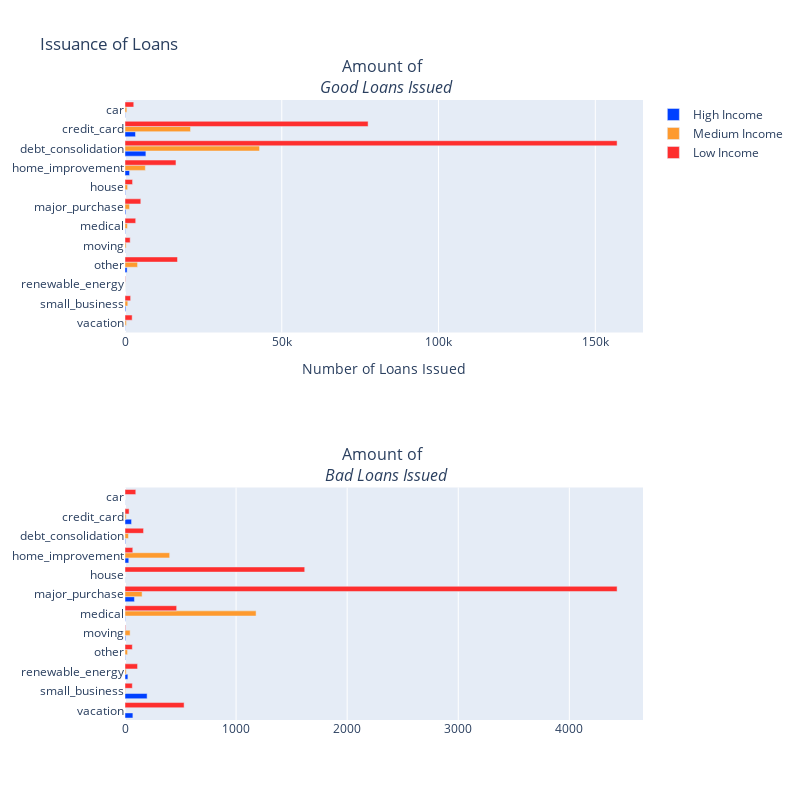

Here is the notebook cell this chart was saved with:
### Markdown cell above
## Analysis
* Interest Rates: the low income category has a higher interest rate. Something that could possibly explain this is the amount of capital that is needed from other income categories that might explain why the low income categories interest rate for these puposes are lower.
* It is interesting that debt_consolidation have quite low interest for 3 category income people.

### Code cell
# Labels
purpose_labels = final_df['purpose'].unique()

# Amount of Good and Bad Loans per Purpose (fill by income category)
# Good Loans
good_high_cnt = final_df['good_loans_count'].loc[final_df['income_category'] == "High"].values.tolist()
good_med_cnt = final_df['good_loans_count'].loc[final_df['income_category'] == "Medium"].values.tolist()
good_low_cnt = final_df['good_loans_count'].loc[final_df['income_category'] == "Low"].values.tolist()

# Bad Loans
bad_high_cnt = final_df['bad_loans_count'].loc[final_df['income_category'] == "High"].values.tolist()
bad_med_cnt = final_df['bad_loans_count'].loc[final_df['income_category'] == "Medium"].values.tolist()
bad_low_cnt = final_df['bad_loans_count'].loc[final_df['income_category'] == "Low"].values.tolist()


# Good Loans
trace0 = go.Bar(
    y=purpose_labels,
    x=good_high_cnt,
    legendgroup='a',
    name='High Income',
    orientation='h', 
    marker=dict(
        color='#0040FF'
    )
)
trace1 = go.Bar(
    x=good_med_cnt,
    y=purpose_labels,
    legendgroup='a',
    name='Medium Income',
    orientation='h',
    marker=dict(
        color='#FE9A2E',
    )
)

trace2 = go.Bar(
    x=good_low_cnt,
    y=purpose_labels,
    legendgroup='a',
    name='Low Income',
    orientation='h',
    marker=dict(
        color='#FE2E2E',
    )
)

# Bad Loans issued by Income Category
trace3 = go.Bar(
    y=purpose_labels,
    x=bad_high_cnt,
    legendgroup='b',
    showlegend=False,
    name='High Income',
    orientation='h', 
    marker=dict(
        color='#0040FF'
    )
)
trace4 = go.Bar(
    x=bad_med_cnt,
    y=purpose_labels,
    legendgroup='b',
    showlegend=False,
    name='Medium Income',
    orientation='h',
    marker=dict(
        color='#FE9A2E',
    )
)

trace5 = go.Bar(
    x=bad_low_cnt,
    y=purpose_labels,
    legendgroup='b',
    showlegend=False,
    name='Low Income',
    orientation='h',
    marker=dict(
        color='#FE2E2E',
    )
)



fig = tools.make_subplots(rows=2, cols=1, print_grid=False,
                         subplot_titles=("Amount of <br> <i>Good Loans Issued</i>",
                                        "Amount of <br> <i>Bad Loans Issued</i>")
                         )

# First Subplot
fig.append_trace(trace0, 1, 1)
fig.append_trace(trace1, 1, 1)
fig.append_trace(trace2, 1, 1)

# Second Subplot
fig.append_trace(trace3, 2, 1)
fig.append_trace(trace4, 2, 1)
fig.append_trace(trace5, 2, 1)

fig['layout'].update(height=800, width=800, title='Issuance of Loans', showlegend=True, xaxis=dict(title="Number of Loans Issued"))
iplot(fig, filename='angled-text-bar')

### Figure 1 — Plotly figure (JSON) as saved in the notebook; plotly's stock layout.template omitted (floating-point values rounded to 4 significant figures)
{"data": [{"legendgroup": "a", "marker": {"color": "#0040FF"}, "name": "High Income", "orientation": "h", "type": "bar", "x": [63, 252, 10, 666, 69, 131, 268, 154, 1452, 6664, 3346, 91], "xaxis": "x", "y": ["vacation", "small_business", "renewable_energy", "other", "moving", "medical", "major_purchase", "house", "home_improvement", "debt_consolidation", "credit_card", "car"], "yaxis": "y"}, {"legendgroup": "a", "marker": {"color": "#FE9A2E"}, "name": "Medium Income", "orientation": "h", "type": "bar", "x": [437, 888, 30, 4007, 372, 763, 1449, 835, 6488, 42896, 20898, 591], "xaxis": "x", "y": ["vacation", "small_business", "renewable_energy", "other", "moving", "medical", "major_purchase", "house", "home_improvement", "debt_consolidation", "credit_card", "car"], "yaxis": "y"}, {"legendgroup": "a", "marker": {"color": "#FE2E2E"}, "name": "Low Income", "orientation": "h", "type": "bar", "x": [2284, 1795, 133, 16748, 1652, 3409, 5043, 2412, 16256, 156949, 77535, 2792], "xaxis": "x", "y": ["vacation", "small_business", "renewable_energy", "other", "moving", "medical", "major_purchase", "house", "home_improvement", "debt_consolidation", "credit_card", "car"], "yaxis": "y"}, {"legendgroup": "b", "marker": {"color": "#0040FF"}, "name": "High Income", "orientation": "h", "showlegend": false, "type": "bar", "x": [71.0, 199.0, 26.0, 3.0, 6.0, 3.0, 85.0, 1.0, 34.0, 5.0, 59.0, 1.0], "xaxis": "x2", "y": ["vacation", "small_business", "renewable_energy", "other", "moving", "medical", "major_purchase", "house", "home_improvement", "debt_consolidation", "credit_card", "car"], "yaxis": "y2"}, {"legendgroup": "b", "marker": {"color": "#FE9A2E"}, "name": "Medium Income", "orientation": "h", "showlegend": false, "type": "bar", "x": [0.0, 4.0, 11.0, 23.0, 46.0, 1180.0, 154.0, 0.0, 402.0, 31.0, 11.0, 0.0], "xaxis": "x2", "y": ["vacation", "small_business", "renewable_energy", "other", "moving", "medical", "major_purchase", "house", "home_improvement", "debt_consolidation", "credit_card", "car"], "yaxis": "y2"}, {"legendgroup": "b", "marker": {"color": "#FE2E2E"}, "name": "Low Income", "orientation": "h", "showlegend": false, "type": "bar", "x": [532.0, 66.0, 113.0, 66.0, 5.0, 465.0, 4430.0, 1618.0, 70.0, 167.0, 37.0, 97.0], "xaxis": "x2", "y": ["vacation", "small_business", "renewable_energy", "other", "moving", "medical", "major_purchase", "house", "home_improvement", "debt_consolidation", "credit_card", "car"], "yaxis": "y2"}], "layout": {"annotations": [{"font": {"size": 16}, "showarrow": false, "text": "Amount of <br> <i>Good Loans Issued</i>", "x": 0.5, "xanchor": "center", "xref": "paper", "y": 1.0, "yanchor": "bottom", "yref": "paper"}, {"font": {"size": 16}, "showarrow": false, "text": "Amount of <br> <i>Bad Loans Issued</i>", "x": 0.5, "xanchor": "center", "xref": "paper", "y": 0.375, "yanchor": "bottom", "yref": "paper"}], "height": 800, "showlegend": true, "title": {"text": "Issuance of Loans"}, "width": 800, "xaxis": {"anchor": "y", "domain": [0.0, 1.0], "title": {"text": "Number of Loans Issued"}}, "xaxis2": {"anchor": "y2", "domain": [0.0, 1.0]}, "yaxis": {"anchor": "x", "domain": [0.625, 1.0]}, "yaxis2": {"anchor": "x2", "domain": [0.0, 0.375]}}}
